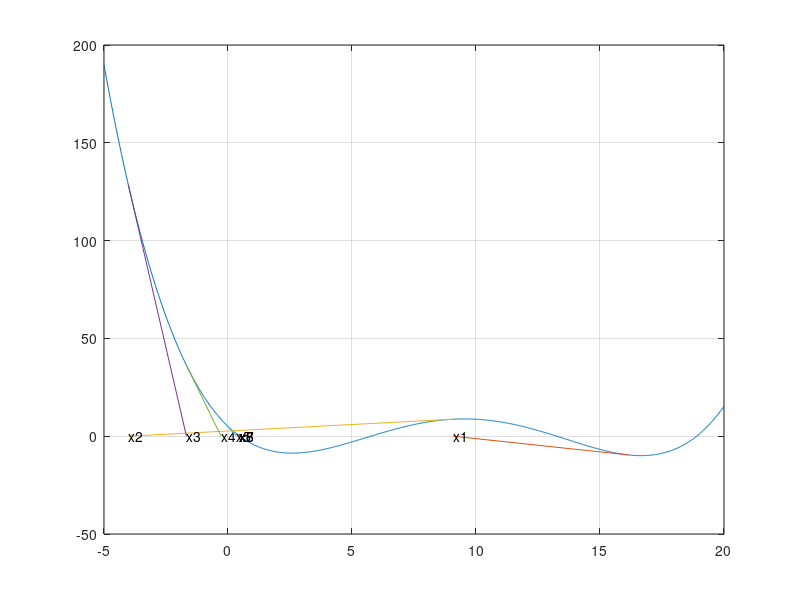

MATLAB code for this plot:
f = @(x) 0.0074*x.^4 - 0.284*x.^3 + 3.355*x.^2 - 12.183*x + 5;
df = @(x) 4*0.0074*x.^3 - 3*0.284*x.^2 + 2*3.355*x - 12.183;

xx = linspace(-5,20,1000);
yy = f(xx);
plot(xx,yy)
hold on
grid on

k = 0;
x = 16.15;
fx = f(x);
dfx = df(x);
data = [k x fx dfx];
fprintf('k     x           f(x)        df(x) \n%d  %6f    %6f    %6f\n', [k x fx dfx]);

while k<=7
    k = k+1;
    x0 = x;
    fx0 = fx;
    x = x - fx/dfx;
    plot([x0,x],[fx0,0])
    str = {'x1','x2','x3','x4','x5','x6','x7','x8'};
    text(x,0,str(k));
    fx = f(x);
    dfx = df(x);
    data = [data; [k x fx dfx]];
    fprintf('%d  %6f    %6f    %6f\n', [k x fx dfx])
end

save P617.mat data